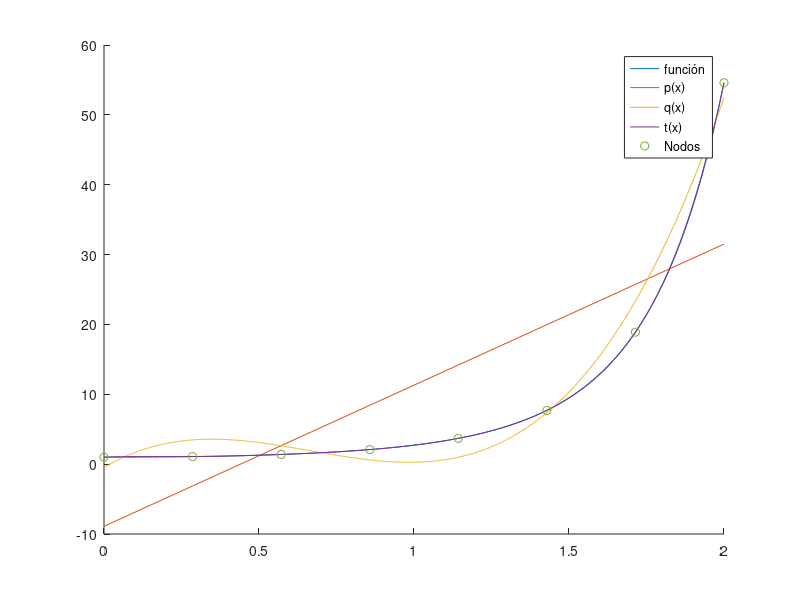
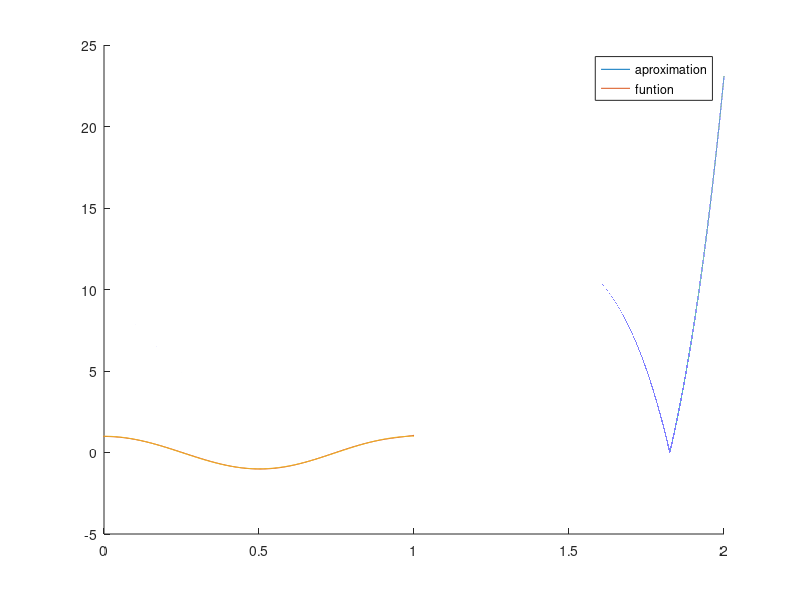

These figures' MATLAB source, in order:

% Discrete
x= linspace(0,2,8)
f =@(x) exp(x.^2)
y= 1:8;

for i=1:8
   y(i)= f(x(i));
end

q = polyfit(x,y,1)
p_fun = @(x) polyval(q,x);
%20.1985x   -8.8941

q =polyfit(x,y,3)
q_fun = @(x) polyval(q,x);
%5.6766xx^3  -51.2878x^2   +26.3559x   -0.4725

t = polyfit(x,y,7)
t_fun = @(x) polyval(t,x);
%6.6709x^7  -35.7519x^6   79.8280x^5  -90.7747x^4   55.6638x^3
%-15.8601x^2+  1.9348x  +  1.0000

int=[0,2]

hold on
fplot(f, int)
fplot(p_fun,int)
fplot(q_fun,int)
fplot(t_fun,int)
plot(x,y, "Marker","o","LineStyle","none")
legend('función', 'p(x)','q(x)','t(x)', 'Nodos')
hold off

Ep = 1:8
for i=1:8
Ep(i) = abs(f(x(i))-p_fun(x(i)))
end
Epmax= max(Ep)
Ep1=Ep(1)

Eq = 1:8
for i=1:8
Eq(i) = abs(f(x(i))-q_fun(x(i)))
end
Eqmax= max(Eq)
Eq1=Eq(1)

Et = 1:8
for i=1:8
Et(i) = abs(f(x(i))-t_fun(x(i)))
end
Etmax= max(Et)
Et1=Et(1)

E = @(x) abs(f(x)-p_fun(x));

figure
hold on
fplot(E,int)
legend('Error')
hold off

%% Ejercicio 2

f = @(x) cos(2*pi*x);

n= 8
int=[-1,1]

G=zeros(n+1)

for i=1:n+1
    for j=1:n+1
     fun = @(x) (x.^(i-1))*(x.^(j-1))
    G(i,j) = integral( @(x) (x.^(i-1)).*(x.^(j-1)),-1,1)

    end
end


B=(1:n+1)
for i= 1:n+1
    b = @(x) x.^(i-1)
    p = @(x) b(x).*f(x)
    B(i)= integral(p,-1,1);

end



R= chol(G);
Y = R.' \ B.';
X= R \Y;

X = flip(X)

q= X

x1= linspace(-1,1,500);

hold on
plot(x1,polyval(q,x1))
plot(x1, f(x1))
legend('aproximation', 'funtion')
hold off

q_5=polyval(q,2.4)

a4 = q(2)


%% Polinomio 8

f = @(x) cos(2*pi*x)

n= 8
int=[-1,1]

G=zeros(n+1)

for i=1:n+1
    for j=1:n+1
     fun = @(x) (x.^(i-1))*(x.^(j-1))
    G(i,j) = integral( @(x) (x.^(i-1)).*(x.^(j-1)),-1,1)

    end
end


B=(1:n+1)
for i= 1:n+1
    b = @(x) x.^(i-1)
    p = @(x) b(x).*f(x)
    B(i)= integral(p,-1,1);

end



R= chol(G);
Y = R.' \ B.';
X= R \Y;

X = flip(X)

q= X

er0= abs(f(0)- polyval(q,0))

x1 = linspace(-1,1,200);

E = (1:200);

for i= 1:200

    E(i)= abs(f(x1(i))- polyval(q,x1(i)));
end

Ermax= max(E)


%%

format long

% Discrete
x= [1, 3, 4, 5, 7]
f =@(x) -4* cos(2 -5*x+5*x.^2);
y=  [1,5,2,2,0]



p = polyfit(x,y,2)
p_fun = @(x) polyval(q,x);
%20.1985x   -8.8941

q =polyfit(x,y,3)
q_fun = @(x) polyval(q,x);
%5.6766xx^3  -51.2878x^2   +26.3559x   -0.4725

t = polyfit(x,y,7)
t_fun = @(x) polyval(t,x);
%6.6709x^7  -35.7519x^6   79.8280x^5  -90.7747x^4   55.6638x^3
%-15.8601x^2+  1.9348x  +  1.0000

int=[-3,-1]





Eq = 1:5
for i=1:5
Eq(i) = abs(y(i)-polyval(p,x(i)))
end
Eqmax= max(Eq)
Eq1=Eq(1)



E = @(x) abs(f(x)-p_fun(x));

a= polyval(p,2)
p
